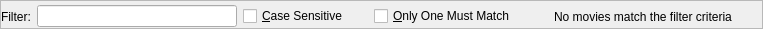
<ui version="4.0" >
 <class>MvdFilterWidget</class>
 <widget class="QFrame" name="MvdFilterWidget" >
  <property name="geometry" >
   <rect>
    <x>0</x>
    <y>0</y>
    <width>736</width>
    <height>28</height>
   </rect>
  </property>
  <property name="sizePolicy" >
   <sizepolicy vsizetype="Fixed" hsizetype="Preferred" >
    <horstretch>0</horstretch>
    <verstretch>0</verstretch>
   </sizepolicy>
  </property>
  <property name="windowTitle" >
   <string>Form</string>
  </property>
  <property name="frameShape" >
   <enum>QFrame::StyledPanel</enum>
  </property>
  <property name="frameShadow" >
   <enum>QFrame::Raised</enum>
  </property>
  <layout class="QHBoxLayout" >
   <property name="leftMargin" >
    <number>0</number>
   </property>
   <property name="topMargin" >
    <number>4</number>
   </property>
   <property name="rightMargin" >
    <number>0</number>
   </property>
   <property name="bottomMargin" >
    <number>0</number>
   </property>
   <item>
    <widget class="QLabel" name="filterLabel" >
     <property name="text" >
      <string>Filter:</string>
     </property>
     <property name="buddy" >
      <cstring>input</cstring>
     </property>
    </widget>
   </item>
   <item>
    <widget class="MvdClearEdit" name="input" >
     <property name="sizePolicy" >
      <sizepolicy vsizetype="Fixed" hsizetype="Fixed" >
       <horstretch>0</horstretch>
       <verstretch>0</verstretch>
      </sizepolicy>
     </property>
     <property name="minimumSize" >
      <size>
       <width>200</width>
       <height>0</height>
      </size>
     </property>
     <property name="whatsThis" >
      <string>Filter movies by showing only those who match the entered criteria. See the application preferences to customize the behavior of the quick filter.</string>
     </property>
    </widget>
   </item>
   <item>
    <widget class="QCheckBox" name="caseSensitive" >
     <property name="toolTip" >
      <string>Use case sensitive text comparisons when filtering the movies.</string>
     </property>
     <property name="text" >
      <string>&amp;Case Sensitive</string>
     </property>
    </widget>
   </item>
   <item>
    <spacer name="spacer" >
     <property name="orientation" >
      <enum>Qt::Horizontal</enum>
     </property>
     <property name="sizeType" >
      <enum>QSizePolicy::Fixed</enum>
     </property>
     <property name="sizeHint" stdset="0" >
      <size>
       <width>20</width>
       <height>20</height>
      </size>
     </property>
    </spacer>
   </item>
   <item>
    <widget class="QCheckBox" name="useOrOperator" >
     <property name="toolTip" >
      <string>When searching for multiple patterns, accept a movie if at least one pattern matches (all must match by default).</string>
     </property>
     <property name="text" >
      <string>&amp;Only One Must Match</string>
     </property>
    </widget>
   </item>
   <item>
    <spacer>
     <property name="orientation" >
      <enum>Qt::Horizontal</enum>
     </property>
     <property name="sizeType" >
      <enum>QSizePolicy::Fixed</enum>
     </property>
     <property name="sizeHint" stdset="0" >
      <size>
       <width>20</width>
       <height>20</height>
      </size>
     </property>
    </spacer>
   </item>
   <item>
    <widget class="QLabel" name="warningIconLabel" >
     <property name="text" >
      <string/>
     </property>
    </widget>
   </item>
   <item>
    <widget class="QLabel" name="warningTextLabel" >
     <property name="text" >
      <string>No movies match the filter criteria</string>
     </property>
    </widget>
   </item>
   <item>
    <spacer>
     <property name="orientation" >
      <enum>Qt::Horizontal</enum>
     </property>
     <property name="sizeHint" stdset="0" >
      <size>
       <width>51</width>
       <height>22</height>
      </size>
     </property>
    </spacer>
   </item>
   <item>
    <widget class="QToolButton" name="closeButton" >
     <property name="toolTip" >
      <string>Clear filter and close filter bar.</string>
     </property>
     <property name="text" >
      <string/>
     </property>
     <property name="icon" >
      <iconset>
       <normaloff/>
      </iconset>
     </property>
     <property name="autoRaise" >
      <bool>true</bool>
     </property>
    </widget>
   </item>
  </layout>
 </widget>
 <customwidgets>
  <customwidget>
   <class>MvdClearEdit</class>
   <extends>QLineEdit</extends>
   <header>mvdshared/clearedit.h</header>
  </customwidget>
 </customwidgets>
 <resources/>
 <connections/>
</ui>
